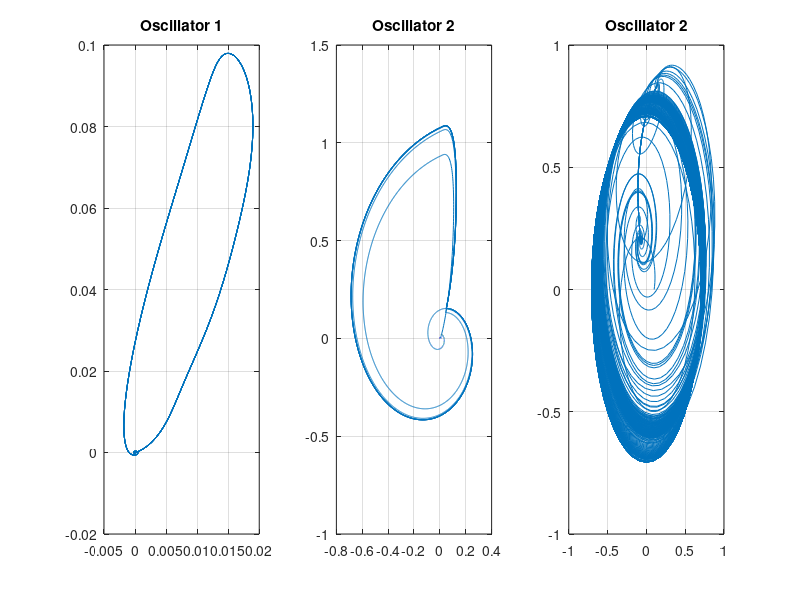
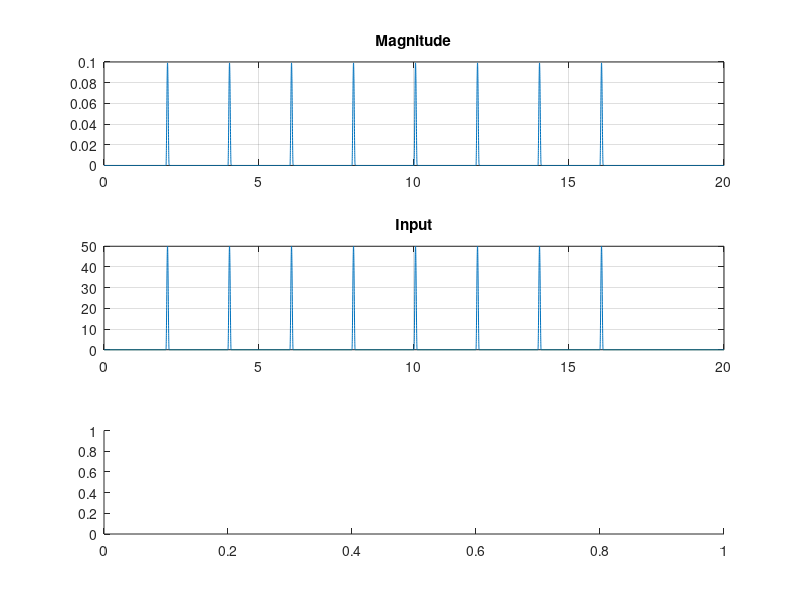

Recreate these plots in MATLAB, in order. (Note: this script raises an error after producing the figures.)
% implementation of the 2nd version of the model 
% this one has an intermedia layer that gets removed in the third verion

clear all;close all;clc;

% parameters of the gamma oscillator
z01 = 0.0001;
alpha1 = -100;
beta1 = 400;
beta2 = 1;
epsilon1 = 20;
f1 = 80;

% parameters of the modulating oscillator
z02 = 0.01;
alpha2 = -1;
beta12 = 0;
beta22 = 0;
epsilon2 = 1;
f2 = 0.5;

% parameters of the beta oscillator
z03 = 0.1;
alpha3 = 50;
beta13 = -100;
beta23 = 0;
epsilon3 = 1;
f3 = 20;

% parameters for time
fs = 1000;
dur = 20; % in seconds
T = 1/fs;
time = 0:T:dur;

ntime = length(time);

% initialize empty arrays
t_out = zeros(size(time));
z_out_1 = zeros(size(time));
z_out_2 = zeros(size(time));
z_out_3 = zeros(size(time));

% initialization values
t_out(1) = time(1);
z_out_1(1) = z01;
z_out_2(1) = z02;
z_out_3(1) = z03;

% coupling parameters
c12 = 200;
c23 = 100; % dopamine lever

% add an input
input = zeros(size(time));
ntaps = 8;
for i=1:ntaps
    input(fs*2*i:fs*2*i+100) = 50*hann(100+1);
end

for i=1:ntime-1
    
    %%% first layer %%%
    
    k1 = z_out_1(i)*(alpha1 + 1i*2*pi*f1 + beta1*abs(z_out_1(i))^2 + ...
        ((epsilon1*beta2*abs(z_out_1(i)))^4)/(1-epsilon1*abs(z_out_1(i))^2)) + input(i);
    
    z1 = z_out_1(i)+(T/2)*k1;
    
    k2 = z1*(alpha1 + 1i*2*pi*f1 + beta1*abs(z1)^2 + ...
        ((epsilon1*beta2*abs(z1))^4)/(1-epsilon1*abs(z1)^2)) + (input(i) + input(i+1))/2;
    
    z2 = z_out_1(i)+(T/2)*k2;
    
    k3 = z2*(alpha1 + 1i*2*pi*f1 + beta1*abs(z2)^2 + ...
        ((epsilon1*beta2*abs(z2))^4)/(1-epsilon1*abs(z2)^2)) + (input(i) + input(i+1))/2;
    
    z3 = z_out_1(i)+T*k3;
    
    k4 = z3*(alpha1 + 1i*2*pi*f1 + beta1*abs(z3)^2 + ...
        ((epsilon1*beta2*abs(z3))^4)/(1-epsilon1*abs(z3)^2)) + (input(i));
    
    z_out_1(i+1) = z_out_1(i) + (1/6)*T*(k1+(2*k2)+(2*k3)+k4);
    
    %%% second layer %%%
    
    k1 = z_out_2(i)*(alpha2 + 1i*2*pi*f2 + beta12*abs(z_out_2(i))^2 + ...
        ((epsilon2*beta22*abs(z_out_2(i)))^4)/(1-epsilon2*abs(z_out_2(i))^2)) + c12*(z_out_1(i));
    
    z1 = z_out_2(i)+(T/2)*k1;
    
    k2 = z1*(alpha2 + 1i*2*pi*f2 + beta12*abs(z1)^2 + ...
        ((epsilon2*beta22*abs(z1))^4)/(1-epsilon2*abs(z1)^2)) + c12*(z_out_1(i) + z_out_1(i+1))/2;
    
    z2 = z_out_2(i)+(T/2)*k2;
    
    k3 = z2*(alpha2 + 1i*2*pi*f2 + beta12*abs(z2)^2 + ...
        ((epsilon2*beta22*abs(z2))^4)/(1-epsilon2*abs(z2)^2)) + c12*(z_out_1(i) + z_out_1(i+1))/2;
    
    z3 = z_out_2(i)+T*k3;
    
    k4 = z3*(alpha2 + 1i*2*pi*f2 + beta12*abs(z3)^2 + ...
        ((epsilon2*beta22*abs(z3))^4)/(1-epsilon2*abs(z3)^2)) + c12*(z_out_1(i));
    
    z_out_2(i+1) = z_out_2(i) + (1/6)*T*(k1+(2*k2)+(2*k3)+k4); 
    
	%%% third layer %%%
    
    k1 = z_out_3(i)*(alpha3 + 1i*2*pi*20 + beta13*abs(z_out_3(i))^2 + ...
        ((epsilon1*beta23*abs(z_out_3(i)))^4)/(1-epsilon1*abs(z_out_3(i))^2)) + c23*abs(z_out_2(i));
    
    z1 = z_out_3(i)+(T/2)*k1;
    
    k2 = z1*(alpha3 + 1i*2*pi*20 + beta13*abs(z1)^2 + ...
        ((epsilon1*beta23*abs(z1))^4)/(1-epsilon1*abs(z1)^2)) + c23*abs(z_out_2(i) + z_out_2(i+1))/2;
    
    z2 = z_out_3(i)+(T/2)*k2;
    
    k3 = z2*(alpha3 + 1i*2*pi*20 + beta13*abs(z2)^2 + ...
        ((epsilon1*beta23*abs(z2))^4)/(1-epsilon1*abs(z2)^2)) + c23*abs(z_out_2(i) + z_out_2(i+1))/2;
    
    z3 = z_out_3(i)+T*k3;
    
    k4 = z3*(alpha3 + 1i*2*pi*20 + beta13*abs(z3)^2 + ...
        ((epsilon1*beta23*abs(z3))^4)/(1-epsilon1*abs(z3)^2)) + c23*abs(z_out_2(i));
    
    z_out_3(i+1) = z_out_3(i) + (1/6)*T*(k1+(2*k2)+(2*k3)+k4);
    
    t_out(i+1) = t_out(i) + T;
    
end

figure(1)
axis square
subplot(1,3,1)
plot((z_out_1));
title('Oscillator 1')
grid on
subplot(1,3,2)
plot((z_out_2));
grid on
title('Oscillator 2')
subplot(1,3,3)
plot((z_out_3));
grid on
title('Oscillator 2')

figure(2)
subplot(3,1,1)
plot(time,abs(z_out_1))
grid on
title('Magnitude')
subplot(3,1,2)
plot(time,input)
grid on
title('Input')
subplot(3,1,3)
spectrogram(z_out_1,kaiser(256,5),220,20000,fs,'yaxis')
title('Spectrum')
ylim([0 100])
xlabel('time(s)')

figure(3)
subplot(3,1,1)
% plot3(time,real(z_out_2),imag(z_out_2))
plot(abs(z_out_2))
axis tight
grid on
title('Magnitude')
subplot(3,1,2)
plot(time,real(z_out_1))
grid on
title('Input')
subplot(3,1,3)
spectrogram(z_out_2,kaiser(256,5),220,20000,fs,'yaxis')
title('Spectrum')
ylim([0 100])
xlabel('time(s)')

figure(4)
subplot(3,1,1)
% plot3(time,real(z_out_2),imag(z_out_2))
plot(abs(z_out_3))
axis tight
grid on
title('Magnitude')
subplot(3,1,2)
plot(time,abs(z_out_2))
grid on
title('Input')
subplot(3,1,3)
spectrogram(z_out_3,kaiser(256,5),220,20000,fs,'yaxis')
title('Spectrum')
ylim([0 100])
xlabel('time(s)')

figure(5)
subplot(4,1,1)
spectrogram(z_out_3,kaiser(256,5),220,20000,fs,'yaxis')
title('Spectrum Beta Oscillator')
ylim([0 100])
xlabel('Time(s)')
subplot(4,1,2)
spectrogram(z_out_2,kaiser(256,5),220,20000,fs,'yaxis')
title('Spectrum slow Modulator')
ylim([0 100])
xlabel('time(s)')
subplot(4,1,3)
spectrogram(z_out_1,kaiser(256,5),220,20000,fs,'yaxis')
title('Spectrum slow Modulator')
ylim([0 100])
xlabel('time(s)')
subplot(4,1,4)
plot(time,input)
grid on
title('Input')

figure(6)
spectrogram(z_out_2+z_out_3,kaiser(256,5),220,20000,fs,'yaxis')
title('Spectrum of the System')
ylim([0 100])
xlabel('time(s)')